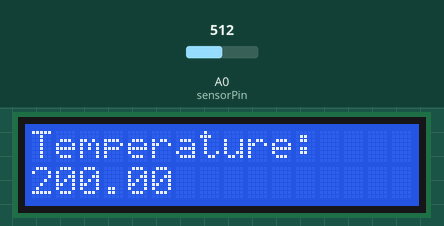
The sketch below on a simulated Arduino Uno, built with avr-gcc and run on an emulated ATmega328P. Parts: 16×2 character LCD. The inputs (shaded band) are chosen by the test bench; at power-on: A0 (sensorPin) = 512.

Above: at 1.2 s.
1.3 s: A0 (sensorPin) set to 716
At 2.8 s:
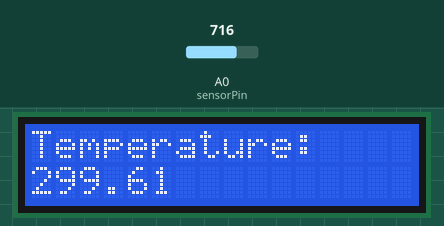
3.5 s: A0 (sensorPin) set to 900
At 4.8 s:
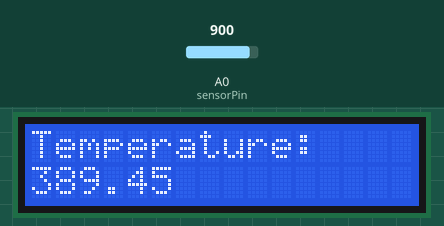
5.5 s: A0 (sensorPin) set to 1023
At 6.7 s:
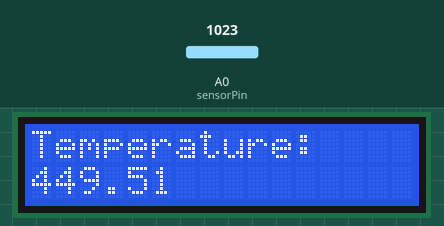
Timing chart, 0 to 8.5 s (numbered marks = the images above; inputs shaded):
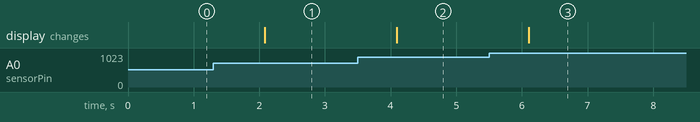

Measured:
- after the input at 1.3 s, the display: changes after 0.78 s (image 1)
- after the input at 3.5 s, the display: changes after 0.59 s (image 2)
- after the input at 5.5 s, the display: changes after 0.60 s (image 3)

The sketch:

temperature-LCD.ino
```cpp
#include <LiquidCrystal.h>

const int sensorPin = A0;
LiquidCrystal lcd(12, 11, 5, 4, 3, 2);

void setup() {
  lcd.begin(16, 2);
  lcd.clear();
}

void loop() {
  int sensorVal = analogRead(sensorPin);
  float voltage = (sensorVal / 1024.0) * 5.0;
  float temperature = (voltage - 0.5) * 100;

  lcd.clear();
  lcd.setCursor(0, 0);
  lcd.print("Temperature:");
  lcd.setCursor(0, 1);
  lcd.print(temperature);
  delay(1000);
}
```
